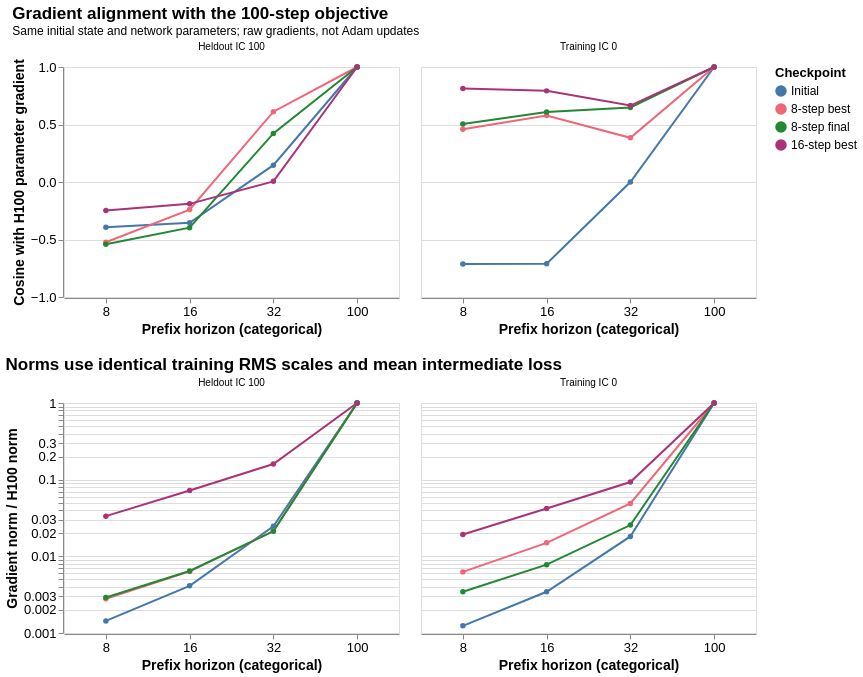

Specify this chart in Vega-Lite:
### Vega-Lite specification from a JSON file in a GitHub repository (floating-point values rounded to 4 significant figures)
{"config": {"view": {"continuousWidth": 300, "continuousHeight": 300}, "axis": {"labelFontSize": 13, "titleFontSize": 14}, "legend": {"labelFontSize": 12, "titleFontSize": 13}, "title": {"fontSize": 17}}, "vconcat": [{"facet": {"column": {"field": "case", "title": null, "type": "nominal"}}, "spec": {"mark": {"type": "line", "point": true}, "encoding": {"color": {"field": "checkpoint", "scale": {"domain": ["Initial", "8-step best", "8-step final", "16-step best"], "range": ["#4477AA", "#EE6677", "#228833", "#AA3377"]}, "sort": ["Initial", "8-step best", "8-step final", "16-step best"], "title": "Checkpoint", "type": "nominal"}, "x": {"axis": {"labelAngle": 0}, "field": "horizon", "sort": ["8", "16", "32", "100"], "title": "Prefix horizon (categorical)", "type": "ordinal"}, "y": {"field": "cosine_to_h100", "scale": {"domain": [-1, 1]}, "title": "Cosine with H100 parameter gradient", "type": "quantitative"}}, "height": 230, "width": 335}, "title": {"text": "Gradient alignment with the 100-step objective", "subtitle": "Same initial state and network parameters; raw gradients, not Adam updates"}}, {"facet": {"column": {"field": "case", "title": null, "type": "nominal"}}, "spec": {"mark": {"type": "line", "point": true}, "encoding": {"color": {"field": "checkpoint", "scale": {"domain": ["Initial", "8-step best", "8-step final", "16-step best"], "range": ["#4477AA", "#EE6677", "#228833", "#AA3377"]}, "sort": ["Initial", "8-step best", "8-step final", "16-step best"], "title": "Checkpoint", "type": "nominal"}, "x": {"axis": {"labelAngle": 0}, "field": "horizon", "sort": ["8", "16", "32", "100"], "title": "Prefix horizon (categorical)", "type": "ordinal"}, "y": {"field": "norm_ratio_to_h100", "scale": {"type": "log"}, "title": "Gradient norm / H100 norm", "type": "quantitative"}}, "height": 230, "width": 335}, "title": "Norms use identical training RMS scales and mean intermediate loss"}], "data": {"values": [{"checkpoint": "Initial", "case": "Training IC 0", "horizon": "8", "loss": 4.991e-06, "norm": 0.0006901, "seconds_including_first_compile": 0.02747, "finite": true, "forward_invariants": {"finite": true, "max_cfl": 0.05634, "temperature_min": 2.85e-42, "temperature_max": 0.9806, "max_normal_padding": 0.0, "temperature_mean_first_last": [0.05461, 0.05461]}, "cosine_to_h100": -0.7129, "norm_ratio_to_h100": 0.001241}, {"checkpoint": "Initial", "case": "Training IC 0", "horizon": "16", "loss": 1.727e-05, "norm": 0.00192, "seconds_including_first_compile": 0.05129, "finite": true, "forward_invariants": {"finite": true, "max_cfl": 0.09969, "temperature_min": 2.85e-42, "temperature_max": 0.9806, "max_normal_padding": 0.0, "temperature_mean_first_last": [0.05461, 0.05461]}, "cosine_to_h100": -0.7106, "norm_ratio_to_h100": 0.003453}, {"checkpoint": "Initial", "case": "Training IC 0", "horizon": "32", "loss": 8.344e-05, "norm": 0.01011, "seconds_including_first_compile": 5.391, "finite": true, "forward_invariants": {"finite": true, "max_cfl": 0.1525, "temperature_min": 2.85e-42, "temperature_max": 0.9806, "max_normal_padding": 0.0, "temperature_mean_first_last": [0.05461, 0.05461]}, "cosine_to_h100": 0.0002478, "norm_ratio_to_h100": 0.01818}, {"checkpoint": "Initial", "case": "Training IC 0", "horizon": "100", "loss": 0.001422, "norm": 0.5562, "seconds_including_first_compile": 5.959, "finite": true, "forward_invariants": {"finite": true, "max_cfl": 0.2353, "temperature_min": 2.85e-42, "temperature_max": 0.9806, "max_normal_padding": 0.0, "temperature_mean_first_last": [0.05461, 0.05461]}, "cosine_to_h100": 1.0, "norm_ratio_to_h100": 1.0}, {"checkpoint": "Initial", "case": "Heldout IC 100", "horizon": "8", "loss": 5.021e-06, "norm": 0.0006224, "seconds_including_first_compile": 0.02422, "finite": true, "forward_invariants": {"finite": true, "max_cfl": 0.05619, "temperature_min": 0.0, "temperature_max": 0.9839, "max_normal_padding": 0.0, "temperature_mean_first_last": [0.05356, 0.05356]}, "cosine_to_h100": -0.3943, "norm_ratio_to_h100": 0.001436}, {"checkpoint": "Initial", "case": "Heldout IC 100", "horizon": "16", "loss": 1.679e-05, "norm": 0.001787, "seconds_including_first_compile": 0.04741, "finite": true, "forward_invariants": {"finite": true, "max_cfl": 0.09906, "temperature_min": 0.0, "temperature_max": 0.9839, "max_normal_padding": 0.0, "temperature_mean_first_last": [0.05356, 0.05356]}, "cosine_to_h100": -0.3542, "norm_ratio_to_h100": 0.004125}, {"checkpoint": "Initial", "case": "Heldout IC 100", "horizon": "32", "loss": 8.204e-05, "norm": 0.0107, "seconds_including_first_compile": 0.09491, "finite": true, "forward_invariants": {"finite": true, "max_cfl": 0.1471, "temperature_min": 0.0, "temperature_max": 0.9839, "max_normal_padding": 0.0, "temperature_mean_first_last": [0.05356, 0.05356]}, "cosine_to_h100": 0.1465, "norm_ratio_to_h100": 0.02469}, {"checkpoint": "Initial", "case": "Heldout IC 100", "horizon": "100", "loss": 0.001681, "norm": 0.4333, "seconds_including_first_compile": 0.2908, "finite": true, "forward_invariants": {"finite": true, "max_cfl": 0.2167, "temperature_min": 0.0, "temperature_max": 0.9839, "max_normal_padding": 0.0, "temperature_mean_first_last": [0.05356, 0.05356]}, "cosine_to_h100": 1.0, "norm_ratio_to_h100": 1.0}, {"checkpoint": "8-step best", "case": "Training IC 0", "horizon": "8", "loss": 4.668e-06, "norm": 0.0003791, "seconds_including_first_compile": 0.02384, "finite": true, "forward_invariants": {"finite": true, "max_cfl": 0.05686, "temperature_min": 2.85e-42, "temperature_max": 0.9806, "max_normal_padding": 0.0, "temperature_mean_first_last": [0.05461, 0.05461]}, "cosine_to_h100": 0.458, "norm_ratio_to_h100": 0.00627}, {"checkpoint": "8-step best", "case": "Training IC 0", "horizon": "16", "loss": 1.49e-05, "norm": 0.0009072, "seconds_including_first_compile": 0.04775, "finite": true, "forward_invariants": {"finite": true, "max_cfl": 0.1005, "temperature_min": 2.85e-42, "temperature_max": 0.9806, "max_normal_padding": 0.0, "temperature_mean_first_last": [0.05461, 0.05461]}, "cosine_to_h100": 0.5779, "norm_ratio_to_h100": 0.015}, {"checkpoint": "8-step best", "case": "Training IC 0", "horizon": "32", "loss": 6.336e-05, "norm": 0.002962, "seconds_including_first_compile": 0.09288, "finite": true, "forward_invariants": {"finite": true, "max_cfl": 0.1535, "temperature_min": 2.85e-42, "temperature_max": 0.9806, "max_normal_padding": 0.0, "temperature_mean_first_last": [0.05461, 0.05461]}, "cosine_to_h100": 0.3844, "norm_ratio_to_h100": 0.04899}, {"checkpoint": "8-step best", "case": "Training IC 0", "horizon": "100", "loss": 0.0006039, "norm": 0.06046, "seconds_including_first_compile": 0.2852, "finite": true, "forward_invariants": {"finite": true, "max_cfl": 0.2404, "temperature_min": 2.85e-42, "temperature_max": 0.9806, "max_normal_padding": 0.0, "temperature_mean_first_last": [0.05461, 0.05461]}, "cosine_to_h100": 1.0, "norm_ratio_to_h100": 1.0}, {"checkpoint": "8-step best", "case": "Heldout IC 100", "horizon": "8", "loss": 4.768e-06, "norm": 0.0003831, "seconds_including_first_compile": 0.02413, "finite": true, "forward_invariants": {"finite": true, "max_cfl": 0.05663, "temperature_min": 0.0, "temperature_max": 0.9839, "max_normal_padding": 0.0, "temperature_mean_first_last": [0.05356, 0.05356]}, "cosine_to_h100": -0.5238, "norm_ratio_to_h100": 0.002802}, {"checkpoint": "8-step best", "case": "Heldout IC 100", "horizon": "16", "loss": 1.464e-05, "norm": 0.0008688, "seconds_including_first_compile": 0.04781, "finite": true, "forward_invariants": {"finite": true, "max_cfl": 0.09982, "temperature_min": 0.0, "temperature_max": 0.9839, "max_normal_padding": 0.0, "temperature_mean_first_last": [0.05356, 0.05356]}, "cosine_to_h100": -0.2399, "norm_ratio_to_h100": 0.006353}, {"checkpoint": "8-step best", "case": "Heldout IC 100", "horizon": "32", "loss": 6.262e-05, "norm": 0.002922, "seconds_including_first_compile": 0.09356, "finite": true, "forward_invariants": {"finite": true, "max_cfl": 0.148, "temperature_min": 0.0, "temperature_max": 0.9839, "max_normal_padding": 0.0, "temperature_mean_first_last": [0.05356, 0.05356]}, "cosine_to_h100": 0.6112, "norm_ratio_to_h100": 0.02137}, {"checkpoint": "8-step best", "case": "Heldout IC 100", "horizon": "100", "loss": 0.0006451, "norm": 0.1368, "seconds_including_first_compile": 0.2856, "finite": true, "forward_invariants": {"finite": true, "max_cfl": 0.2255, "temperature_min": 0.0, "temperature_max": 0.9839, "max_normal_padding": 0.0, "temperature_mean_first_last": [0.05356, 0.05356]}, "cosine_to_h100": 1.0, "norm_ratio_to_h100": 1.0}, {"checkpoint": "8-step final", "case": "Training IC 0", "horizon": "8", "loss": 4.279e-06, "norm": 0.0005746, "seconds_including_first_compile": 0.02387, "finite": true, "forward_invariants": {"finite": true, "max_cfl": 0.05665, "temperature_min": 2.85e-42, "temperature_max": 0.9806, "max_normal_padding": 0.0, "temperature_mean_first_last": [0.05461, 0.05461]}, "cosine_to_h100": 0.5047, "norm_ratio_to_h100": 0.003458}, {"checkpoint": "8-step final", "case": "Training IC 0", "horizon": "16", "loss": 1.433e-05, "norm": 0.001295, "seconds_including_first_compile": 0.04763, "finite": true, "forward_invariants": {"finite": true, "max_cfl": 0.1002, "temperature_min": 2.85e-42, "temperature_max": 0.9806, "max_normal_padding": 0.0, "temperature_mean_first_last": [0.05461, 0.05461]}, "cosine_to_h100": 0.6092, "norm_ratio_to_h100": 0.007792}, {"checkpoint": "8-step final", "case": "Training IC 0", "horizon": "32", "loss": 6.802e-05, "norm": 0.004254, "seconds_including_first_compile": 0.09298, "finite": true, "forward_invariants": {"finite": true, "max_cfl": 0.1531, "temperature_min": 2.85e-42, "temperature_max": 0.9806, "max_normal_padding": 0.0, "temperature_mean_first_last": [0.05461, 0.05461]}, "cosine_to_h100": 0.6488, "norm_ratio_to_h100": 0.0256}, {"checkpoint": "8-step final", "case": "Training IC 0", "horizon": "100", "loss": 0.0007711, "norm": 0.1662, "seconds_including_first_compile": 0.2852, "finite": true, "forward_invariants": {"finite": true, "max_cfl": 0.2396, "temperature_min": 2.85e-42, "temperature_max": 0.9806, "max_normal_padding": 0.0, "temperature_mean_first_last": [0.05461, 0.05461]}, "cosine_to_h100": 1.0, "norm_ratio_to_h100": 1.0}, {"checkpoint": "8-step final", "case": "Heldout IC 100", "horizon": "8", "loss": 4.448e-06, "norm": 0.0005658, "seconds_including_first_compile": 0.02382, "finite": true, "forward_invariants": {"finite": true, "max_cfl": 0.0565, "temperature_min": 0.0, "temperature_max": 0.9839, "max_normal_padding": 0.0, "temperature_mean_first_last": [0.05356, 0.05356]}, "cosine_to_h100": -0.5416, "norm_ratio_to_h100": 0.0029}, {"checkpoint": "8-step final", "case": "Heldout IC 100", "horizon": "16", "loss": 1.426e-05, "norm": 0.001258, "seconds_including_first_compile": 0.04748, "finite": true, "forward_invariants": {"finite": true, "max_cfl": 0.09951, "temperature_min": 0.0, "temperature_max": 0.9839, "max_normal_padding": 0.0, "temperature_mean_first_last": [0.05356, 0.05356]}, "cosine_to_h100": -0.3973, "norm_ratio_to_h100": 0.006448}, {"checkpoint": "8-step final", "case": "Heldout IC 100", "horizon": "32", "loss": 6.759e-05, "norm": 0.004134, "seconds_including_first_compile": 0.09292, "finite": true, "forward_invariants": {"finite": true, "max_cfl": 0.1476, "temperature_min": 0.0, "temperature_max": 0.9839, "max_normal_padding": 0.0, "temperature_mean_first_last": [0.05356, 0.05356]}, "cosine_to_h100": 0.4222, "norm_ratio_to_h100": 0.02119}, {"checkpoint": "8-step final", "case": "Heldout IC 100", "horizon": "100", "loss": 0.0008666, "norm": 0.1951, "seconds_including_first_compile": 0.2851, "finite": true, "forward_invariants": {"finite": true, "max_cfl": 0.2236, "temperature_min": 0.0, "temperature_max": 0.9839, "max_normal_padding": 0.0, "temperature_mean_first_last": [0.05356, 0.05356]}, "cosine_to_h100": 1.0, "norm_ratio_to_h100": 1.0}, {"checkpoint": "16-step best", "case": "Training IC 0", "horizon": "8", "loss": 5.126e-06, "norm": 0.0009996, "seconds_including_first_compile": 0.02386, "finite": true, "forward_invariants": {"finite": true, "max_cfl": 0.05696, "temperature_min": 2.85e-42, "temperature_max": 0.9806, "max_normal_padding": 0.0, "temperature_mean_first_last": [0.05461, 0.05461]}, "cosine_to_h100": 0.8122, "norm_ratio_to_h100": 0.01931}, {"checkpoint": "16-step best", "case": "Training IC 0", "horizon": "16", "loss": 1.569e-05, "norm": 0.002179, "seconds_including_first_compile": 0.04764, "finite": true, "forward_invariants": {"finite": true, "max_cfl": 0.1003, "temperature_min": 2.85e-42, "temperature_max": 0.9806, "max_normal_padding": 0.0, "temperature_mean_first_last": [0.05461, 0.05461]}, "cosine_to_h100": 0.7925, "norm_ratio_to_h100": 0.04211}, {"checkpoint": "16-step best", "case": "Training IC 0", "horizon": "32", "loss": 6.326e-05, "norm": 0.00482, "seconds_including_first_compile": 0.09277, "finite": true, "forward_invariants": {"finite": true, "max_cfl": 0.1529, "temperature_min": 2.85e-42, "temperature_max": 0.9806, "max_normal_padding": 0.0, "temperature_mean_first_last": [0.05461, 0.05461]}, "cosine_to_h100": 0.6649, "norm_ratio_to_h100": 0.09312}, {"checkpoint": "16-step best", "case": "Training IC 0", "horizon": "100", "loss": 0.0004362, "norm": 0.05176, "seconds_including_first_compile": 0.2854, "finite": true, "forward_invariants": {"finite": true, "max_cfl": 0.2411, "temperature_min": 2.85e-42, "temperature_max": 0.9806, "max_normal_padding": 0.0, "temperature_mean_first_last": [0.05461, 0.05461]}, "cosine_to_h100": 1.0, "norm_ratio_to_h100": 1.0}, {"checkpoint": "16-step best", "case": "Heldout IC 100", "horizon": "8", "loss": 5.219e-06, "norm": 0.0009781, "seconds_including_first_compile": 0.02386, "finite": true, "forward_invariants": {"finite": true, "max_cfl": 0.05677, "temperature_min": 0.0, "temperature_max": 0.9839, "max_normal_padding": 0.0, "temperature_mean_first_last": [0.05356, 0.05356]}, "cosine_to_h100": -0.2484, "norm_ratio_to_h100": 0.03341}, {"checkpoint": "16-step best", "case": "Heldout IC 100", "horizon": "16", "loss": 1.538e-05, "norm": 0.002116, "seconds_including_first_compile": 0.04719, "finite": true, "forward_invariants": {"finite": true, "max_cfl": 0.09966, "temperature_min": 0.0, "temperature_max": 0.9839, "max_normal_padding": 0.0, "temperature_mean_first_last": [0.05356, 0.05356]}, "cosine_to_h100": -0.19, "norm_ratio_to_h100": 0.0723}, {"checkpoint": "16-step best", "case": "Heldout IC 100", "horizon": "32", "loss": 6.282e-05, "norm": 0.004681, "seconds_including_first_compile": 0.09271, "finite": true, "forward_invariants": {"finite": true, "max_cfl": 0.1476, "temperature_min": 0.0, "temperature_max": 0.9839, "max_normal_padding": 0.0, "temperature_mean_first_last": [0.05356, 0.05356]}, "cosine_to_h100": 0.005646, "norm_ratio_to_h100": 0.1599}, {"checkpoint": "16-step best", "case": "Heldout IC 100", "horizon": "100", "loss": 0.0004873, "norm": 0.02927, "seconds_including_first_compile": 0.2853, "finite": true, "forward_invariants": {"finite": true, "max_cfl": 0.226, "temperature_min": 0.0, "temperature_max": 0.9839, "max_normal_padding": 0.0, "temperature_mean_first_last": [0.05356, 0.05356]}, "cosine_to_h100": 1.0, "norm_ratio_to_h100": 1.0}]}, "$schema": "https://vega.github.io/schema/vega-lite/v6.4.1.json"}
